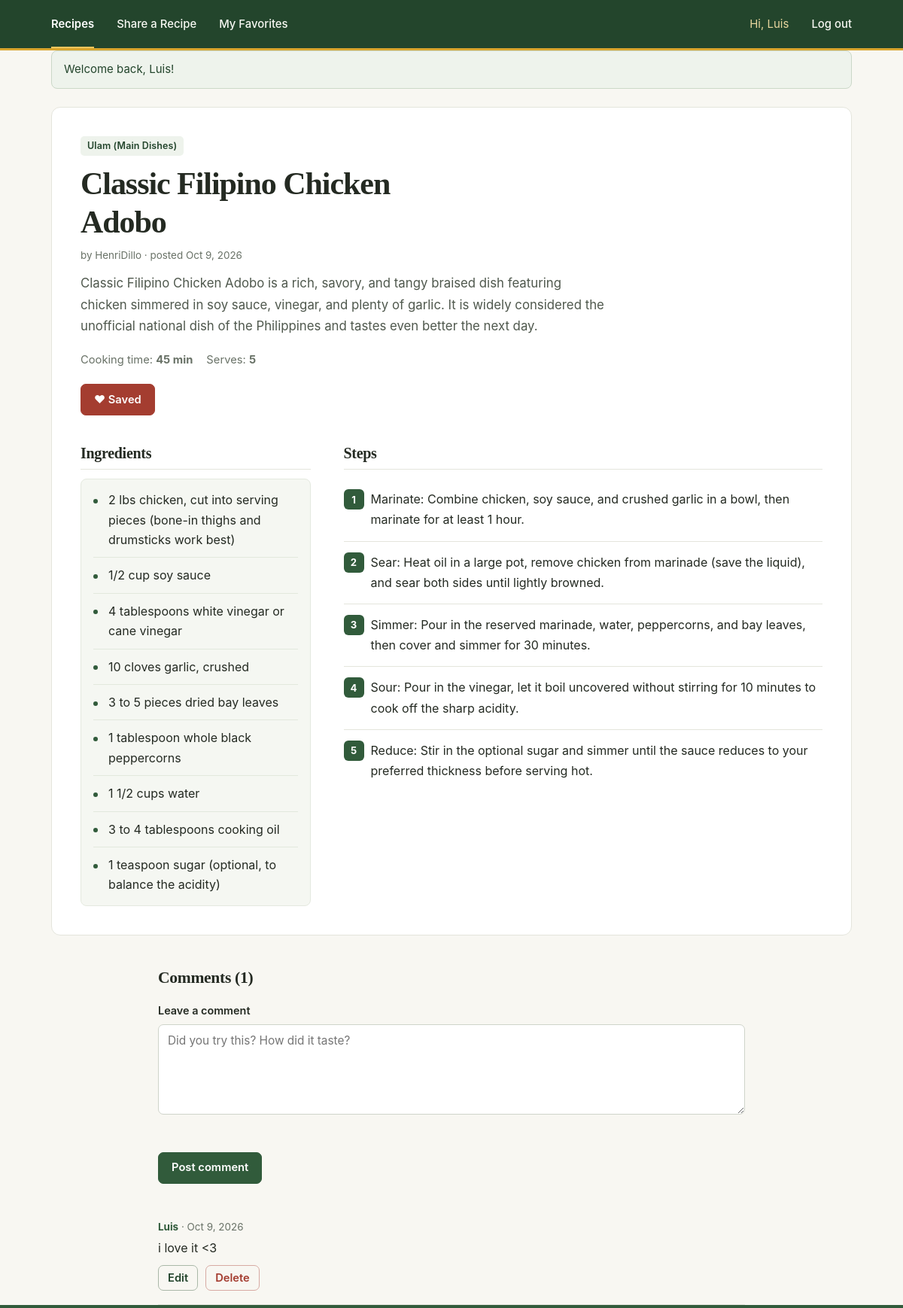
/recipe.php?id=1 (signed in), run on the app's committed database.
### tables this page shows
CREATE TABLE `recipes` (
  `id` int(10) UNSIGNED NOT NULL,
  `user_id` int(10) UNSIGNED NOT NULL,
  `category_id` int(10) UNSIGNED NOT NULL,
  `title` varchar(100) NOT NULL,
  `description` varchar(300) NOT NULL,
  `steps` text NOT NULL,
  `cook_time_minutes` smallint(5) UNSIGNED NOT NULL,
  `servings` tinyint(3) UNSIGNED NOT NULL,
  `created_at` datetime NOT NULL DEFAULT current_timestamp(),
  `updated_at` datetime DEFAULT NULL
);

CREATE TABLE `categories` (
  `id` int(10) UNSIGNED NOT NULL,
  `name` varchar(50) NOT NULL
);

CREATE TABLE `users` (
  `id` int(10) UNSIGNED NOT NULL,
  `username` varchar(20) NOT NULL,
  `email` varchar(100) NOT NULL,
  `password_hash` varchar(255) NOT NULL,
  `created_at` datetime NOT NULL DEFAULT current_timestamp()
);

CREATE TABLE `comments` (
  `id` int(10) UNSIGNED NOT NULL,
  `recipe_id` int(10) UNSIGNED NOT NULL,
  `user_id` int(10) UNSIGNED NOT NULL,
  `body` varchar(500) NOT NULL,
  `created_at` datetime NOT NULL DEFAULT current_timestamp(),
  `updated_at` datetime DEFAULT NULL
);

### classes/Auth.php (called while the page is built, shortened)
<?php
class Auth
{
    public static function id()
    {
        return $_SESSION['user_id'] ?? null;
    }
}

### classes/Recipe.php (called while the page is built, shortened)
<?php
class Recipe
{
    private PDO $pdo;
    public function __construct(PDO $pdo)
    {
        $this->pdo = $pdo;
    }
    public function find($recipeId, $viewerId)
    {
        $stmt = $this->pdo->prepare(
            'SELECT r.*, u.username, c.name AS category_name,
                    (SELECT COUNT(*) FROM favorites f
                     WHERE f.recipe_id = r.id AND f.user_id = :viewer_id) AS is_favorite
             FROM recipes r
             JOIN users u ON u.id = r.user_id
             JOIN categories c ON c.id = r.category_id
             WHERE r.id = :id'
        );
        $stmt->execute([':viewer_id' => $viewerId, ':id' => $recipeId]);
        $recipe = $stmt->fetch();
        return $recipe ? $recipe : null;
    }
    public function ingredients($recipeId)
    {
        $stmt = $this->pdo->prepare('SELECT name FROM ingredients WHERE recipe_id = :id ORDER BY id');
        $stmt->execute([':id' => $recipeId]);
        return $stmt->fetchAll(PDO::FETCH_COLUMN);
    }
}

### classes/Comment.php (called while the page is built, shortened)
<?php
class Comment
{
    private PDO $pdo;
    public function __construct(PDO $pdo)
    {
        $this->pdo = $pdo;
    }
    public function forRecipe($recipeId)
    {
        $stmt = $this->pdo->prepare(
            'SELECT c.id, c.user_id, c.body, c.created_at, c.updated_at, u.username
             FROM comments c
             JOIN users u ON u.id = c.user_id
             WHERE c.recipe_id = :recipe_id
             ORDER BY c.created_at DESC, c.id DESC'
        );
        $stmt->execute([':recipe_id' => $recipeId]);
        return $stmt->fetchAll();
    }
}

### recipe.php (the view, shortened to what this page needs)
<?php
require_once __DIR__ . '/includes/init.php';
$recipeId = (int) ($_GET['id'] ?? 0);
$recipeModel = new Recipe($pdo);
$recipe = $recipeModel->find($recipeId, Auth::id());
$ingredients = $recipeModel->ingredients($recipeId);
$comments    = (new Comment($pdo))->forRecipe($recipeId);
$steps = [];
foreach (preg_split('/\R/', $recipe['steps']) as $line) {
    $line = trim($line);
    if ($line !== '') {
        $steps[] = $line;
    }
}
include __DIR__ . '/includes/header.php';
?>
<article class="recipe-detail">
    <span class="badge"><?= e($recipe['category_name']) ?></span>
    <h1><?= e($recipe['title']) ?></h1>
    <p class="meta">
        by <?= e($recipe['username']) ?> &middot; posted <?= e(format_date($recipe['created_at'])) ?>
    </p>
    <p class="lead"><?= e($recipe['description']) ?></p>
    <ul class="facts">
        <li>Cooking time: <strong><?= (int) $recipe['cook_time_minutes'] ?> min</strong></li>
        <li>Serves: <strong><?= (int) $recipe['servings'] ?></strong></li>
    </ul>
    <div class="actions">
        <?= favorite_button($recipe['id'], $recipe['is_favorite'] > 0) ?>
    </div>
    <h2>Ingredients</h2>
    <ul class="ingredient-list">
        <?php foreach ($ingredients as $ingredient): ?>
            <li><?= e($ingredient) ?></li>
        <?php endforeach; ?>
    </ul>
    <h2>Steps</h2>
    <ol class="step-list">
        <?php foreach ($steps as $step): ?>
            <li><?= e($step) ?></li>
        <?php endforeach; ?>
    </ol>
</article>
<section class="comments" id="comments">
    <h2>Comments (<?= count($comments) ?>)</h2>
    <form method="post" action="comment_add.php" class="comment-form" data-validate="comment" novalidate>
        <div class="field">
            <label for="body">Leave a comment</label>
            <textarea id="body" name="body" rows="3" maxlength="500"
                      placeholder="Did you try this? How did it taste?"></textarea>
            <small class="error"></small>
        </div>
        <button type="submit" class="btn">Post comment</button>
    </form>
    <?php foreach ($comments as $comment): ?>
        <div class="comment">
            <p class="meta">
                <strong><?= e($comment['username']) ?></strong>
                &middot; <?= e(format_date($comment['created_at'])) ?>
            </p>
            <p><?= nl2br(e($comment['body'])) ?></p>
            <?php if ((int) $comment['user_id'] === Auth::id()): ?>
                <div class="actions">
                    <a class="btn btn-small btn-outline" href="comment_edit.php?id=<?= (int) $comment['id'] ?>">Edit</a>
                    <form method="post" action="comment_delete.php" data-confirm="Delete this comment?">
                        <button type="submit" class="btn btn-small btn-danger">Delete</button>
                    </form>
                </div>
            <?php endif; ?>
        </div>
    <?php endforeach; ?>
</section>
<?php include __DIR__ . '/includes/footer.php'; ?>

### data on the page
recipes: category.name "Ulam (Main Dishes)", title "Classic Filipino Chicken Adobo", user.username "HenriDillo", created_at "Oct 9, 2026", description "Classic Filipino Chicken Adobo is a rich, savory, and tangy braised dish featuring chicken simmered in soy sauce, vinegar, and plenty of garlic. It is widely considered the unofficial national dish of the Philippines and tastes even better the next day.", cook_time_minutes "45", servings "5"
comments: user.username "Luis", created_at "Oct 9, 2026", body "i love it <3"

### other printed values
Auth::username() "Luis"
$flash['message'] "Welcome back, Luis!"
$label "♥ Saved"
$ingredient "2 lbs chicken, cut into serving pieces (bone-in thighs and drumsticks work best)"
$ingredient "1/2 cup soy sauce"
$ingredient "4 tablespoons white vinegar or cane vinegar"
$ingredient "10 cloves garlic, crushed"
$ingredient "3 to 5 pieces dried bay leaves"
$ingredient "1 tablespoon whole black peppercorns"
$ingredient "1 1/2 cups water"
$ingredient "3 to 4 tablespoons cooking oil"
$ingredient "1 teaspoon sugar (optional, to balance the acidity)"
$step "Marinate: Combine chicken, soy sauce, and crushed garlic in a bowl, then marinate for at least 1 hour."
$step "Sear: Heat oil in a large pot, remove chicken from marinade (save the liquid), and sear both sides until lightly browned."
$step "Simmer: Pour in the reserved marinade, water, peppercorns, and bay leaves, then cover and simmer for 30 minutes."
